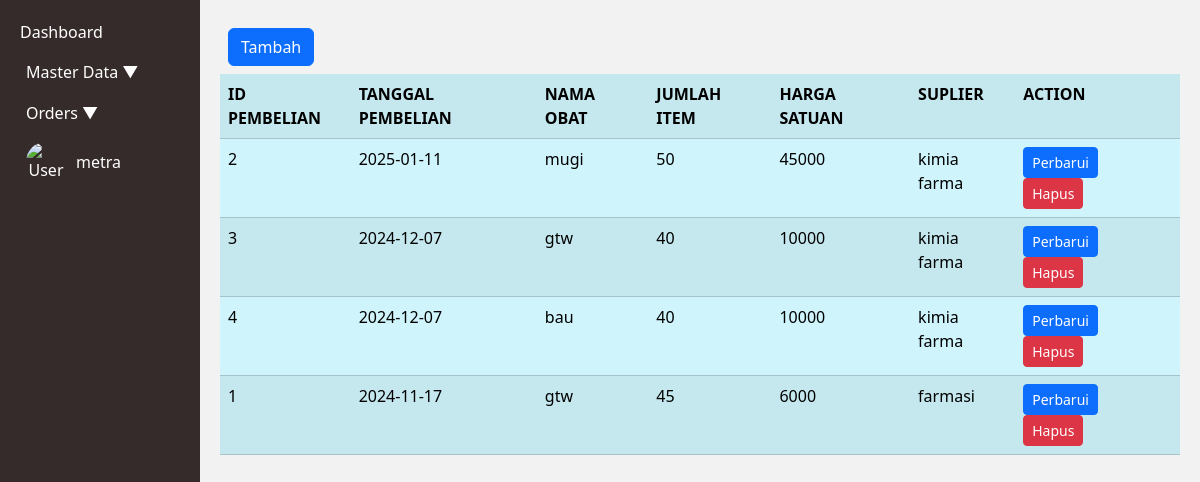
/index.php?page=pembelian (signed in), run on the app's committed database.
### tables this page shows
CREATE TABLE `tb_pembelian` (
  `Id_pembelian` int(5) NOT NULL AUTO_INCREMENT,
  `tanggal_pembelian` date NOT NULL,
  `total_item` int(5) NOT NULL,
  `total_harga` int(10) NOT NULL,
  `Id_suplier` int(3) DEFAULT NULL,
  PRIMARY KEY (`Id_pembelian`),
  KEY `Id_suplier` (`Id_suplier`),
  CONSTRAINT `tb_pembelian_ibfk_2` FOREIGN KEY (`Id_suplier`) REFERENCES `tb_suplier` (`Id_suplier`)
);

CREATE TABLE `tb_pembelian_detail` (
  `Id_obat` int(3) DEFAULT NULL,
  `Id_pembelian` int(5) DEFAULT NULL,
  `tanggal_kadarluarsa` date DEFAULT NULL,
  `jumlah_item` int(5) DEFAULT NULL,
  `harga_satuan` int(10) DEFAULT NULL,
  KEY `Id_obat` (`Id_obat`),
  KEY `Id_pembelian` (`Id_pembelian`),
  CONSTRAINT `tb_pembelian_detail_ibfk_1` FOREIGN KEY (`Id_obat`) REFERENCES `tb_obat` (`Id_Obat`),
  CONSTRAINT `tb_pembelian_detail_ibfk_2` FOREIGN KEY (`Id_pembelian`) REFERENCES `tb_pembelian` (`Id_pembelian`)
);

CREATE TABLE `tb_obat` (
  `Id_Obat` int(3) NOT NULL AUTO_INCREMENT,
  `Nama_Obat` varchar(15) NOT NULL,
  `Stok_obat` int(5) NOT NULL,
  `Harga_satuan` int(8) NOT NULL,
  `Id_jenis` int(3) NOT NULL,
  PRIMARY KEY (`Id_Obat`),
  KEY `Id_jenis` (`Id_jenis`),
  CONSTRAINT `tb_obat_ibfk_1` FOREIGN KEY (`Id_jenis`) REFERENCES `tb_jenis_obat` (`Id_jenis`)
);

CREATE TABLE `tb_suplier` (
  `Id_suplier` int(3) NOT NULL AUTO_INCREMENT,
  `Nama_suplier` varchar(15) NOT NULL,
  `Alamat` varchar(15) NOT NULL,
  `email` varchar(15) NOT NULL,
  `no_tlp` varchar(15) NOT NULL,
  PRIMARY KEY (`Id_suplier`)
);

### pembelian.php (the view, shortened to what this page needs)
<div class="d-grid gap-2 p-2 d-md-flex justify-content-md">
    <a class="btn btn-primary me-md-2" href="index.php?page=pembelian.form&action=add" role="button">Tambah</a>
</div>
<?php
$mysqli = new mysqli("localhost", "root", "", "apotek");
$result = $mysqli->query("SELECT tb_pembelian_detail.Id_pembelian, tb_pembelian.tanggal_pembelian,
tb_pembelian_detail.jumlah_item,tb_pembelian_detail.harga_satuan, tb_suplier.Nama_suplier
AS Suplier,
tb_obat.Nama_Obat AS nama_obat,tb_pembelian_detail.Id_obat
FROM tb_pembelian
JOIN tb_suplier ON tb_suplier.Id_suplier = tb_pembelian.Id_suplier
JOIN tb_pembelian_detail ON tb_pembelian_detail.Id_pembelian = tb_pembelian.Id_pembelian
JOIN tb_obat ON tb_pembelian_detail.`Id_obat` = tb_obat.`Id_Obat`");
?>
<table class="table table-info table-striped">
    <tr>
        <th>ID PEMBELIAN</th>
        <th>TANGGAL PEMBELIAN</th>
        <th>NAMA OBAT</th>
        <th>JUMLAH ITEM</th>
        <th>HARGA SATUAN</th>
        <th>SUPLIER</th>
        <th>ACTION</th>
    </tr>
    <?php
    foreach ($result as $row) {
        echo "<tr>";
        echo "<td>";
        echo $row['Id_pembelian'];
        echo "</td>";
        echo "<td>";
        echo $row['tanggal_pembelian'];
        echo "</td>";
        echo "<td>";
        echo $row['nama_obat'];
        echo "</td>";
        echo "<td>";
        echo $row['jumlah_item'];
        echo "</td>";
        echo "<td>";
        echo $row['harga_satuan'];
        echo "</td>";
        echo "<td>";
        echo $row['Suplier'];
        echo "</td>";
        echo "<td>";
        echo "<a class='btn btn-primary me-md-2 btn-sm' href='index.php?page=pembelian.form&Id_pembelian=" . $row['Id_pembelian'] . "&action=edit'>Perbarui</a>";
        echo "<form action='pembelian.action.php' method='POST' style ='display:inline;'>";
        echo "<button type='submit' class='btn btn-danger me-md-2 btn-sm' onclick='return confirm(\"Ingin menghapus data ini?\");'>Hapus</button>";
        echo "</form>";
        echo "</td>";
        echo "</tr>";
    }
    ?>
</table>

### index.php (style rules this page uses)
body { background-color: #f2f2f2; }

### data on the page
tb_pembelian: tb_pembelian_detail.Id_pembelian "2", tanggal_pembelian "2025-01-11", tb_obat.Nama_Obat "mugi", tb_pembelian_detail.jumlah_item "50", tb_pembelian_detail.harga_satuan "45000", Id_suplier.Nama_suplier "kimia farma"
tb_pembelian: tb_pembelian_detail.Id_pembelian "3", tanggal_pembelian "2024-12-07", tb_obat.Nama_Obat "gtw", tb_pembelian_detail.jumlah_item "40", tb_pembelian_detail.harga_satuan "10000", Id_suplier.Nama_suplier "kimia farma"
tb_pembelian: tb_pembelian_detail.Id_pembelian "4", tanggal_pembelian "2024-12-07", tb_obat.Nama_Obat "bau", tb_pembelian_detail.jumlah_item "40", tb_pembelian_detail.harga_satuan "10000", Id_suplier.Nama_suplier "kimia farma"
tb_pembelian: tb_pembelian_detail.Id_pembelian "1", tanggal_pembelian "2024-11-17", tb_obat.Nama_Obat "gtw", tb_pembelian_detail.jumlah_item "45", tb_pembelian_detail.harga_satuan "6000", Id_suplier.Nama_suplier "farmasi"

### other printed values
$_SESSION['username'] "metra"
